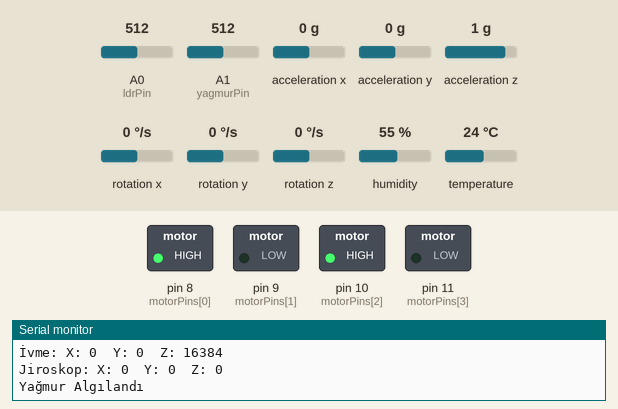
Simulated run of this sketch. Board: Arduino Uno, built with avr-gcc and run on an emulated ATmega328P. Shown: switched loads named in the sketch (green lamp = pin HIGH), the last lines printed to the serial monitor. The inputs (shaded band) are chosen by the test bench; at power-on: A1 (yagmurPin) = 512, A0 (ldrPin) = 512, acceleration x 0 g, acceleration y 0 g, acceleration z 1 g, rotation x 0 °/s, rotation y 0 °/s, rotation z 0 °/s, humidity 55 %, temperature 24 °C.

Above: at 1.2 s.
1.3 s: A1 (yagmurPin) set to 485
At 6.6 s:
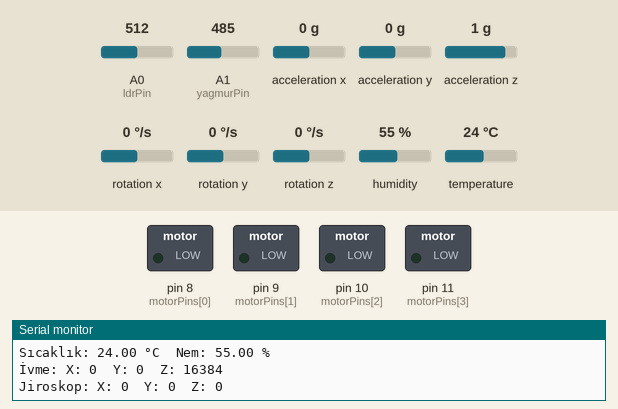
Timing chart, 0 to 16.8 s (numbered marks = the images above; inputs shaded):
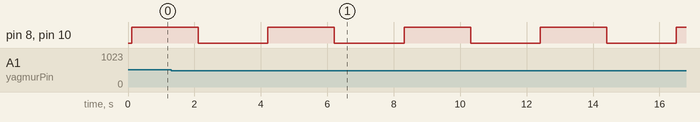

The sketch:

test.ino
```cpp
#include <Wire.h>
#include <MPU6050.h>
#include <DHT.h>

#define DHTPIN A1   //Sensörün Bağlı Olduğu Pin
#define DHTTYPE DHT11   //Kullanılan Sensörün Tipi(DHT11)

const int ldrPin = A0;    //LDR Modülünün Bağlı Olduğu Pin
const int yagmurPin = A1;   //Yağmur Sensörünün Bağlı Olduğu Pin
const int trigPin = 7;
const int echoPin = 6;
const int motorPins[] = {8, 9, 10, 11};   //Motorların Bağlı Olduğu Pinler

DHT dht(DHTPIN, DHTTYPE);
MPU6050 mpu;

void setup() {
  Serial.begin(9600);
  Wire.begin();   //Başlat MPU6050
  mpu.initialize();
  dht.begin();    //Başlt DHT11
  for (int i = 0; i < 4; i++) {
    pinMode(motorPins[i], OUTPUT);    //Motor Pinlerini Çıkış Olarak Ayarla
  }
}

void loop() {
  int ldrdegeri = analogRead(ldrPin);    //LDR Değerini Oku
  int yagmurdegeri = analogRead(yagmurPin);    //Yağmur Sensörünün Analog Değerini Oku
  float nem = dht.readHumidity();    //Nem Değerini Oku
  float sicaklik = dht.readTemperature();    //Sıcaklık Değerini Oku

  int16_t ax, ay, az, gx, gy, gz;   //X,Y,Z Ddeğerlerini Tanımla
  mpu.getMotion6(&ax, &ay, &az, &gx, &gy, &gz);   //X,Y,Z Ddeğerlerini Güncelle

  printSensorData(ldrdegeri, yagmurdegeri, sicaklik, nem, ax, ay, az, gx, gy, gz);
    //Yağmur algılanıyorsa
  if (yagmurdegeri > 500) {
    Serial.println("Yağmur Algılandı");
  }

  controlMotor(true);
  delay(2000);
  controlMotor(false);
  delay(1000);
  delay(1000);
}

void printSensorData(int ldr, int yagmur, float sicaklik, float nem, int ax, int ay, int az, int gx, int gy, int gz) {
  Serial.print("LDR Degeri: ");
  Serial.println(ldr);
  Serial.print("Yağmur: ");
  Serial.println(yagmur > 500 ? "Detected" : "Not Detected");
  Serial.print("Sıcaklık: ");
  Serial.print(sicaklik);
  Serial.print(" °C\tNem: ");
  Serial.print(nem);
  Serial.println(" %");
  Serial.print("İvme: ");
  Serial.print("X: "); Serial.print(ax); Serial.print("  ");
  Serial.print("Y: "); Serial.print(ay); Serial.print("  ");
  Serial.print("Z: "); Serial.println(az);
  Serial.print("Jiroskop: ");
  Serial.print("X: "); Serial.print(gx); Serial.print("  ");
  Serial.print("Y: "); Serial.print(gy); Serial.print("  ");
  Serial.print("Z: "); Serial.println(gz);
}

void controlMotor(bool moveForward) {
  digitalWrite(motorPins[0], moveForward ? HIGH : LOW);
  digitalWrite(motorPins[1], moveForward ? LOW : LOW);
  digitalWrite(motorPins[2], moveForward ? HIGH : LOW);
  digitalWrite(motorPins[3], moveForward ? LOW : LOW);
}
```

Measured:
- the behaviour switches between 501 and 500 on A1 (yagmurPin) (found by bisection; images 0 and 1)
- by itself, pin 8 (motorPins[0]), pin 10 (motorPins[2]): alternates HIGH for 2.0 s and LOW for 2.1 s
